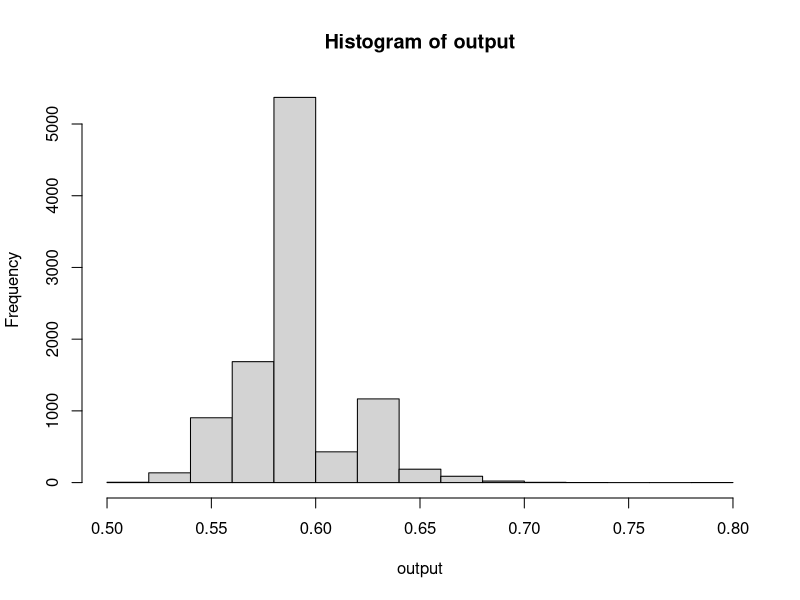

Write the R code that produced this figure.
#' ---
#' title: "Regression and Other Stories: Earnings"
#' author: "Andrew Gelman, Aki Vehtari"
#' date: "`r format(Sys.Date())`"
#' ---

#' Bootstrapping to simulate the sampling distribution
#' 
#' -------------
#' 

#' **Load libraries**
#+ setup, message=FALSE, error=FALSE, warning=FALSE
library("here")
library("arm")

#' **Load data**
earnings <- read.csv(here("Earnings/data","earnings.csv"))
earnings_all <- read.csv(here("Earnings/data","earnings.csv"))
earnings_all$positive <- earnings_all$earn > 0
#' only non-zero earnings
earnings <- earnings_all[earnings_all$positive, ]
n <- nrow(earnings)
earn <- earnings$earn
male <- earnings$male
print(earnings[1:10,])

#' **Median of women's earnings, divided by the median of men's earnings**
print(median(earn[male==0]) / median(earn[male==1]))

#' **A single bootstrap sample**
n <- length(earn)
boot <- sample(n, replace=TRUE)
earn_boot <- earn[boot]
male_boot <- male[boot]
ratio_boot <- median(earn_boot[male_boot==0]) / median(earn_boot[male_boot==1])

#' **A set of bootstrap simulations**
Boot_ratio <- function(data){
  n <- nrow(data)
  boot <- sample(n, replace=TRUE)
  earn_boot <- data$earn[boot]
  male_boot <- data$male[boot]
  ratio_boot <- median(earn_boot[male_boot==0]) / median(earn_boot[male_boot==1])
  return(ratio_boot)
}
n_sims <- 10000
output <- replicate(n_sims, Boot_ratio(data=earnings))

#' **Summarize the results graphically and numerically**
hist(output)
print(sd(output))
